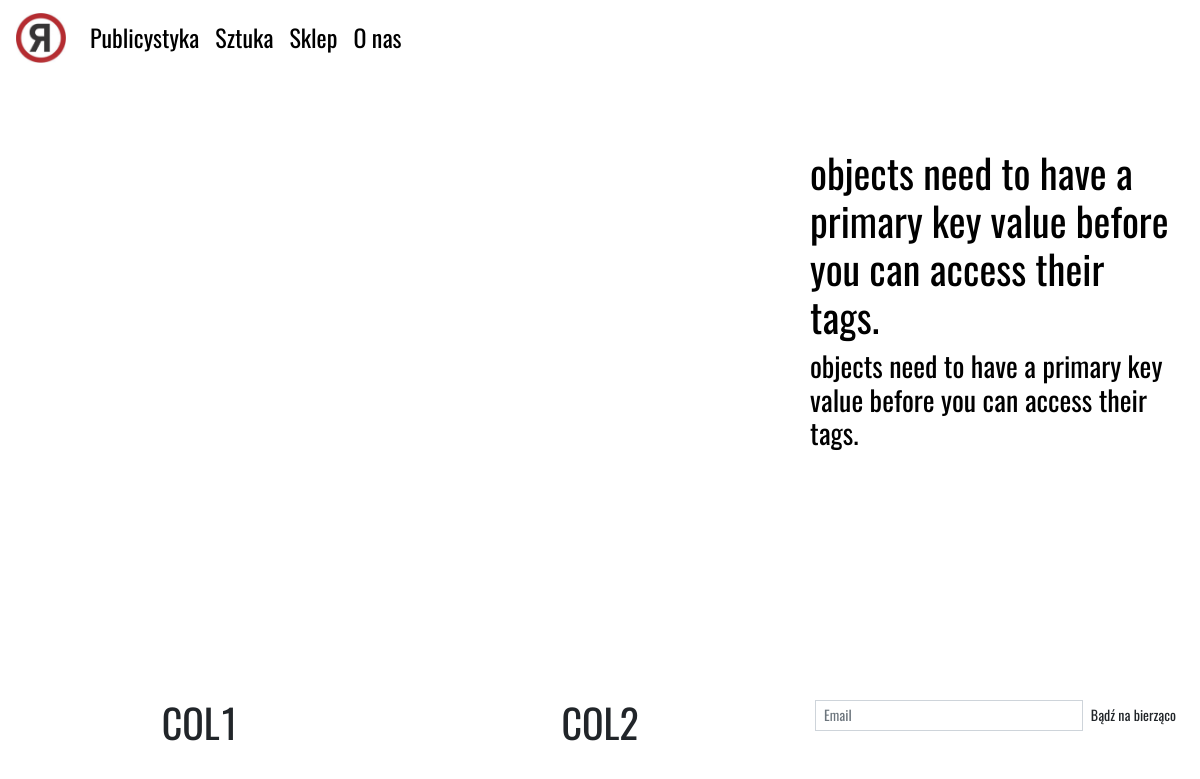
Before: / with the older database file.
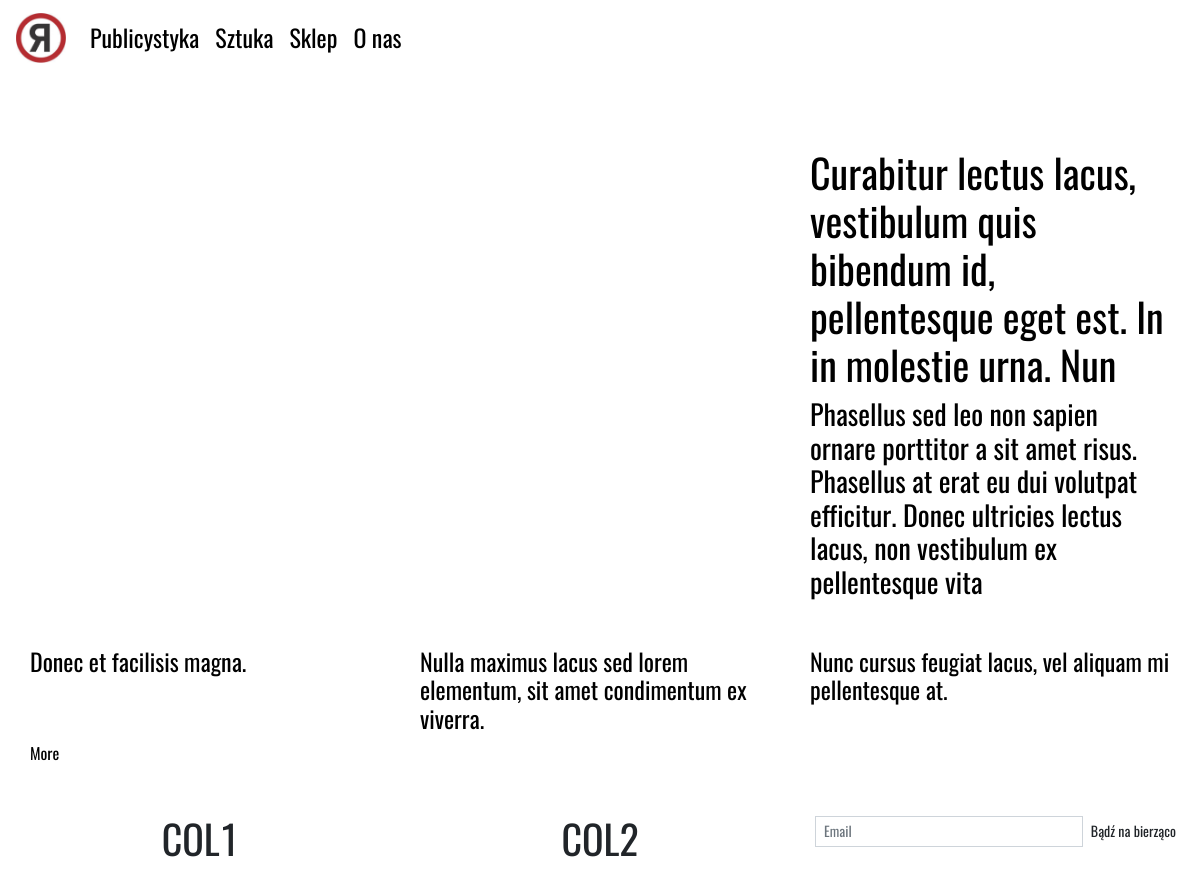
After: the same page with the newer database file.
### website/models.py (models this page shows, shortened)
class Post(models.Model):
    STATUS_CHOICE = (
        ('draft','Wstrzymaj'),
        ('published', 'Opublikuj')
    )
    title = models.TextField(null=False, verbose_name="Tytuł")
    subtitle = models.TextField(null=True, blank=True, verbose_name="Podtytuł(Opcjonalnie)")
    text = models.TextField(verbose_name="Treść Posta")
    image = models.ImageField(upload_to ='uploads/articles/thumbnails', null=False, verbose_name="Zdjęcie")
    post_thumbnail = ImageRatioField('image', '900x450', size_warning=True, verbose_name="Miniaturka 800x300")
    tags = TaggableManager(verbose_name="tagi")
    status = models.CharField(max_length=100, choices=STATUS_CHOICE, verbose_name="Status publikacji", default="draft")
    slug = models.SlugField(max_length=250, unique=True, null=False)
    hits = models.IntegerField(default=0, editable=False, verbose_name="Wyświetlenia")
    created_at = models.DateTimeField(auto_now_add=True, verbose_name="Data utworzenia")
    updated_at = models.DateTimeField(auto_now=True, verbose_name="Data aktualizacji")
    class Meta:
        ordering = ['-created_at', 'updated_at']
        verbose_name = "Post"
        verbose_name_plural = "Posty"
    def get_absolute_url(self):
        return reverse('website:post_detail', args=[self.slug])

### website/views.py (the view)
# urls.py: path('', views.index, name='index'),
def index(request):
    all_posts = Post.objects.filter(status="published").order_by('-created_at')
    main_post = all_posts[0]
    featured_posts = all_posts[1:4]
    post_list = all_posts
    page = request.GET.get('page', 1)
    paginator = Paginator(post_list, 2)
    try:
        posts = paginator.page(page)
    except PageNotAnInteger:
        posts = paginator.page(1)
    except EmptyPage:
        posts = paginator.page(paginator.num_pages)
    context = {
        'main_post': main_post,
        'featured_posts': featured_posts,
        'posts': posts
    }
    return render(request, 'website/index.html', context)

### website/templates/website/index.html (shortened to what this page needs)
{% extends 'base.html' %}
{% load static %}
{% load thumbnail %}
{% block css_files %}
    <link rel="stylesheet" href="{% static 'css/index_styles.css' %}?version=2">
{% endblock %}
{% block content %}
    <div class="container-fluid" id="mainPost">
        <a href="{{ main_post.get_absolute_url }}">
            <div class="row align-items-center">
                    <div class="col-md-4">
                        <div>
                            <h1 class="post-title-1">{{ main_post.title }}</h1>
                            <h3 class="post-subtitle">{{ main_post.subtitle }}</h3>
                        </div>
                    </div>
            </div>
        </a>
    </div>
    <div class="container-fluid" id="featuredPosts" style="padding-top: 40px;">
        <div class="row">
            {% for post in featured_posts %}
            <div class="col-md-4">
                <a href="{{ post.get_absolute_url }}">
                    <h1 class="post-title-2">{{post.title}}</h1>
                </a>
            </div>
            {% endfor %}
        </div>
    </div>
    <div class="container-fluid">
        {% if posts.has_next %}
            <a class="infinite-more-link" href="?page={{ posts.next_page_number }}">More</a>
        {% endif %}
    </div>
{% endblock %}

Changed rows visible on the page:
no longer on this page (row edited): Post: title "objects need to have a primary key value before you can access their tags.", subtitle "objects need to have a primary key value before you can access their tags."
added Post: title "Curabitur lectus lacus, vestibulum quis bibendum id, pellentesque eget est. In in molestie urna. Nun", subtitle "Phasellus sed leo non sapien ornare porttitor a sit amet risus. Phasellus at erat eu dui volutpat efficitur. Donec ultricies lectus lacus, non vestibulum ex pellentesque vita"
added Post: title "Donec et facilisis magna."
added Post: title "Nulla maximus lacus sed lorem elementum, sit amet condimentum ex viverra."
added Post: title "Nunc cursus feugiat lacus, vel aliquam mi pellentesque at."
Other visible differences:
text now shown: "More"
